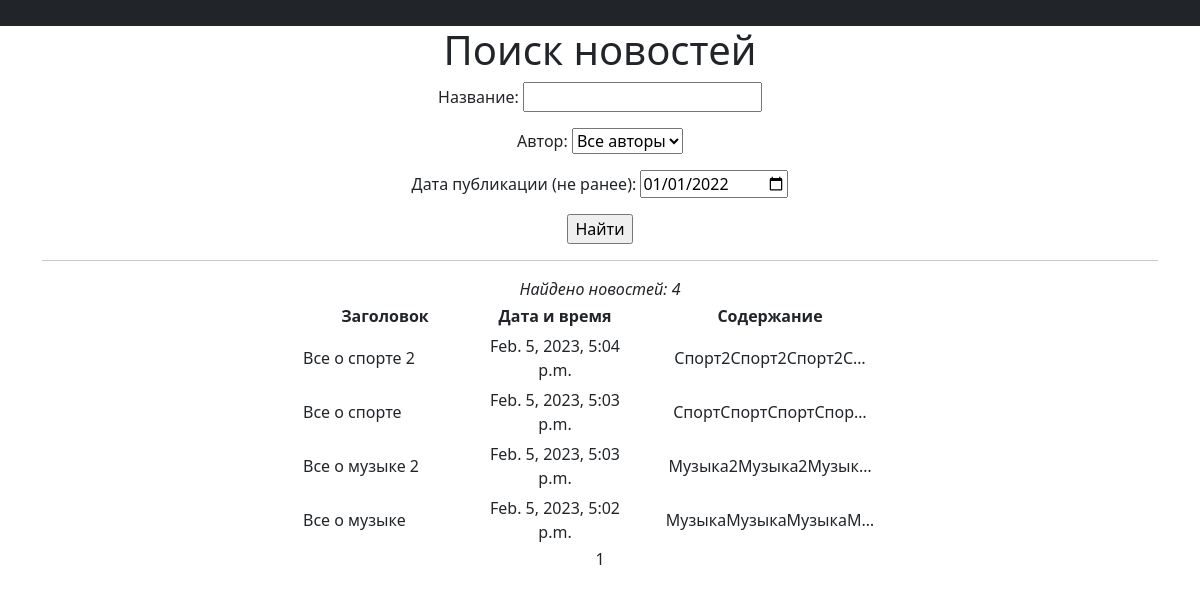
The app's page /news/search/ with its own data.
### news/models.py (models this page shows, shortened)
class Post(models.Model):
    news = 'NW'
    article = 'AR'
    TYPES = [
        (news, 'новость'),
        (article, 'статья'),
    ]
    author = models.ForeignKey(Author, on_delete=models.CASCADE)
    type = models.CharField(max_length=2, choices=TYPES, default=news)
    datetime_in = models.DateTimeField(auto_now_add=True)
    category = models.ManyToManyField(Category, through='PostCategory')
    title = models.TextField()
    text = models.TextField()
    rating = models.IntegerField(default=0)

### news/views.py (the view)
# urls.py: path('search/', PostsSearch.as_view(), name='post_search'),
class PostsSearch(PostsList):
    template_name = 'news_search.html'
    def get_queryset(self):
        queryset = super().get_queryset()
        self.filterset = PostFilter(self.request.GET, queryset)
        return self.filterset.qs
    def get_context_data(self, **kwargs):
        context = super().get_context_data(**kwargs)
        context['filterset'] = self.filterset
        return context

### news/filters.py (called while the page is built)
    @property
    def qs(self):
        parent = super().qs
        if 'datetime_in' in self.data:
            try:
                date_iso = date.fromisoformat(f"{self.data['datetime_in']}")
                return parent.filter(datetime_in__gt=date_iso)
            except ValueError:
                return parent.all()
        else:
            return parent.all()

### news/models.py (called while the page is built)
    def __str__(self):
        return self.user.username

### news/templatetags/custom_filters.py (called while the page is built)
@register.filter()
def censor(text):
    words = ('дурак', 'идиот', 'редиска')
    words_list = ''
    try:
        if type(text) == str:
            words_list = text.split()
            for n in range(len(words_list)):
                word = words_list[n]
                for m in range(len(words)):
                    if word.lower().find(words[m]) == 0:
                        words_list[n] = word.replace(words[m][1:], ''.join(['*' for i in range(len(words[m][1:]))]))
        else:
            raise ValueError(f'"{text}" is not string!')
    except ValueError as e:
        print("Censor error: " + e)
    return ' '.join(words_list)

### news/views.py (called while the page is built)
    def get_context_data(self, **kwargs):
        context = super().get_context_data(**kwargs)
        return context

### templates/news_search.html (shortened to what this page needs)
{% extends 'flatpages/default.html' %}
{% load custom_filters %}
{% load custom_tags %}
{% block content %}
   <h1>Поиск новостей</h1>
   <form action="" method="get">
       {{ filterset.form.as_p }}
       <p><label for="date">Дата публикации (не ранее):</label>
           <input type="date" id="date" name="datetime_in" value="2022-01-01"></p>
       <input type="submit" value="Найти" />
   </form>
   <hr>
   {% if posts %}
       <em>Найдено новостей: {{ posts|length }}</em>
       <table align="center" width="600" cellpadding="3">
           <tr>
               <th> Заголовок </th>
               <th> Дата и время </th>
               <th> Содержание </th>
           </tr>
           {% for post in posts %}
               <tr align="left">
                   <td width="170"> {{ post.title|censor }} </td>
                   <td align="center" width="170"> {{ post.datetime_in }} </td>
                   <td align="center"> {{ post.text|truncatechars:20|censor }} </td>
               </tr>
           {% endfor %}
       </table>
   {% else %}
       <h2>К сожалению, нет ни одной новости...</h2>
   {% endif %}
   {{ page_obj.number }}
{% endblock content %}

### templates/flatpages/default.html (shortened to what this page needs)
<!DOCTYPE html>
<html lang="en">
    <head>
        {% load static %}
        <link href="{% static 'css/styles.css' %}" rel="stylesheet" />
    </head>
    <body>
		<nav class="navbar navbar-expand-lg navbar-dark bg-dark static-top">
		   <div class="container">
		   </div>
		</nav>
		<div class="container">
   			<div class="row">
       			<div class="col-lg-12 text-center">
           			{% block content %}{% endblock content %}
       			</div>
   			</div>
		</div>
    </body>
</html>

### records on screen
Post: title|censor "Все о спорте 2", datetime_in "Feb. 5, 2023, 5:04 p.m.", text|censor "Спорт2Спорт2Спорт2С…"
Post: title|censor "Все о спорте", datetime_in "Feb. 5, 2023, 5:03 p.m.", text|censor "СпортСпортСпортСпор…"
Post: title|censor "Все о музыке 2", datetime_in "Feb. 5, 2023, 5:03 p.m.", text|censor "Музыка2Музыка2Музык…"
Post: title|censor "Все о музыке", datetime_in "Feb. 5, 2023, 5:02 p.m.", text|censor "МузыкаМузыкаМузыкаМ…"

### other values on screen
{{ posts|length }} "4"
{{ page_obj.number }} "1"
